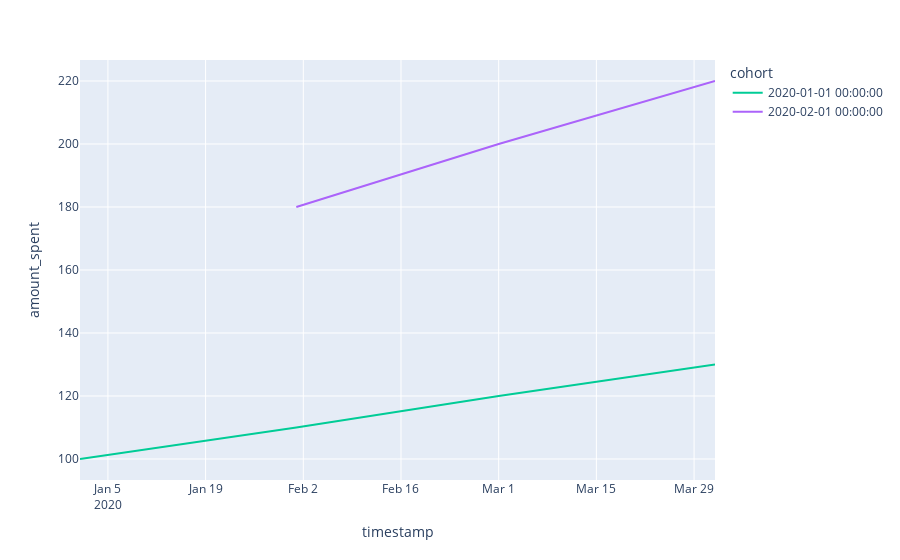

Notebook source saved alongside this figure:
### Code cell
px.line(cohort_trans_log,
        x="timestamp",
        y="amount_spent",
        color="cohort")

### Figure 1 — Plotly figure (JSON) as saved in the notebook; plotly's stock layout.template omitted (floating-point values rounded to 4 significant figures)
{"data": [{"hovertemplate": "cohort=2020-01-01 00:00:00<br>timestamp=%{x}<br>amount_spent=%{y}<extra></extra>", "legendgroup": "2020-01-01 00:00:00", "line": {"color": "#00cc96", "dash": "solid"}, "mode": "lines", "name": "2020-01-01 00:00:00", "orientation": "v", "showlegend": true, "type": "scatter", "x": ["2020-01-01T00:00:00", "2020-02-01T00:00:00", "2020-03-01T00:00:00", "2020-04-01T00:00:00"], "xaxis": "x", "y": [100, 110, 120, 130], "yaxis": "y"}, {"hovertemplate": "cohort=2020-02-01 00:00:00<br>timestamp=%{x}<br>amount_spent=%{y}<extra></extra>", "legendgroup": "2020-02-01 00:00:00", "line": {"color": "#ab63fa", "dash": "solid"}, "mode": "lines", "name": "2020-02-01 00:00:00", "orientation": "v", "showlegend": true, "type": "scatter", "x": ["2020-02-01T00:00:00", "2020-03-01T00:00:00", "2020-04-01T00:00:00"], "xaxis": "x", "y": [180, 200, 220], "yaxis": "y"}], "layout": {"legend": {"title": {"text": "cohort"}, "tracegroupgap": 0}, "margin": {"t": 60}, "xaxis": {"anchor": "y", "domain": [0, 1], "title": {"text": "timestamp"}}, "yaxis": {"anchor": "x", "domain": [0, 1], "title": {"text": "amount_spent"}}}}
